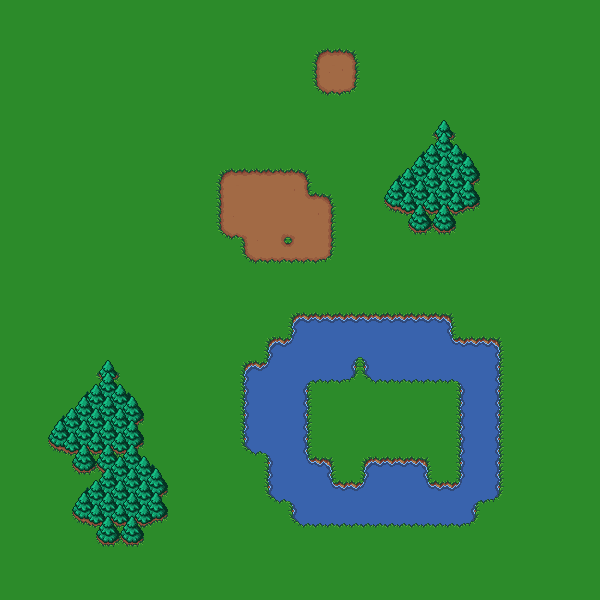

Below is a game level as drawn by its tile map, then a one-line description and the .tmx file that defines it, in full:
An orthogonal 25x25 tile map with 24x24 px tiles, 2 tile layers (Layer, New), 4 tilesets.

<map version="1.8" tiledversion="1.8.2" orientation="orthogonal" renderorder="right-down" width="25" height="25" tilewidth="24" tileheight="24" infinite="0" nextlayerid="9" nextobjectid="1">
 <tileset firstgid="1" source="bgd_dirt.tsx" />
 <tileset firstgid="49" source="bgd_water.tsx" />
 <tileset firstgid="97" source="bgd_trees.tsx" />
 <tileset firstgid="145" source="bgd_grass.tsx" />
 <layer id="6" name="Layer" width="25" height="25">
  <data encoding="csv">
145,145,145,145,145,145,145,145,145,145,145,145,145,145,145,145,145,145,145,145,145,145,145,145,145,
145,145,145,145,145,145,145,145,145,145,145,145,145,145,145,145,145,145,145,145,145,145,145,145,145,
145,145,145,145,145,145,145,145,145,145,145,145,145,35,37,145,145,145,145,145,145,145,145,145,145,
145,145,145,145,145,145,145,145,145,145,145,145,145,41,39,145,145,145,145,145,145,145,145,145,145,
145,145,145,145,145,145,145,145,145,145,145,145,145,145,145,145,145,145,145,145,145,145,145,145,145,
145,145,145,145,145,145,145,145,145,145,145,145,145,145,145,145,145,145,145,145,145,145,145,145,145,
145,145,145,145,145,145,145,145,145,145,145,145,145,145,145,145,145,145,145,145,145,145,145,145,145,
145,145,145,145,145,145,145,145,145,35,21,21,37,145,145,145,145,145,145,145,145,145,145,145,145,
145,145,145,145,145,145,145,145,145,17,48,48,3,37,145,145,145,145,145,145,145,145,145,145,145,
145,145,145,145,145,145,145,145,145,41,9,5,9,25,145,145,145,145,145,145,145,145,145,145,145,
145,145,145,145,145,145,145,145,145,145,41,31,30,39,145,145,145,145,145,145,145,145,145,145,145,
145,145,145,145,145,145,145,145,145,145,145,145,145,145,145,145,145,145,145,145,145,145,145,145,145,
145,145,145,145,145,145,145,145,145,145,145,145,145,145,145,145,145,145,145,145,145,145,145,145,145,
145,145,145,145,145,145,145,145,145,145,145,145,83,69,69,69,69,69,85,145,145,145,145,145,145,
145,145,145,145,145,145,145,145,145,145,145,83,50,96,53,57,96,96,51,69,85,145,145,145,145,
145,145,145,145,145,145,145,145,145,145,83,50,53,77,87,89,77,77,77,57,73,145,145,145,145,
145,145,145,145,145,145,145,145,145,145,65,96,73,145,145,145,145,145,145,65,73,145,145,145,145,
145,145,145,145,145,145,145,145,145,145,65,96,73,145,145,145,145,145,145,65,73,145,145,145,145,
145,145,145,145,145,145,145,145,145,145,89,57,73,145,145,145,145,145,145,65,73,145,145,145,145,
145,145,145,145,145,145,145,145,145,145,145,65,51,85,145,83,69,85,145,65,73,145,145,145,145,
145,145,145,145,145,145,145,145,145,145,145,89,57,51,69,50,96,51,69,54,87,145,145,145,145,
145,145,145,145,145,145,145,145,145,145,145,145,89,77,77,77,77,77,77,87,145,145,145,145,145,
145,145,145,145,145,145,145,145,145,145,145,145,145,145,145,145,145,145,145,145,145,145,145,145,145,
145,145,145,145,145,145,145,145,145,145,145,145,145,145,145,145,145,145,145,145,145,145,145,145,145,
145,145,145,145,145,145,145,145,145,145,145,145,145,145,145,145,145,145,145,145,145,145,145,145,145
</data>
 </layer>
 <layer id="8" name="New" width="25" height="25">
  <data encoding="csv">
0,0,0,0,0,0,0,0,0,0,0,0,0,0,0,0,0,0,0,0,0,0,0,0,0,
0,0,0,0,0,0,0,0,0,0,0,0,0,0,0,0,0,0,0,0,0,0,0,0,0,
0,0,0,0,0,0,0,0,0,0,0,0,0,0,0,0,0,0,0,0,0,0,0,0,0,
0,0,0,0,0,0,0,0,0,0,0,0,0,0,0,0,0,0,0,0,0,0,0,0,0,
0,0,0,0,0,0,0,0,0,0,0,0,0,0,0,0,0,0,0,0,0,0,0,0,0,
0,0,0,0,0,0,0,0,0,0,0,0,0,0,0,0,0,0,139,0,0,0,0,0,0,
0,0,0,0,0,0,0,0,0,0,0,0,0,0,0,0,0,131,100,133,0,0,0,0,0,
0,0,0,0,0,0,0,0,0,0,0,0,0,0,0,0,131,98,144,121,0,0,0,0,0,
0,0,0,0,0,145,0,0,0,0,0,0,0,0,0,0,137,109,109,135,0,0,0,0,0,
0,0,0,0,0,145,0,0,0,0,0,0,0,0,0,0,0,141,141,0,0,0,0,0,0,
0,0,0,0,0,145,0,0,0,0,0,0,0,0,0,0,0,0,0,0,0,0,0,0,0,
0,0,0,0,0,145,145,145,145,0,0,0,0,0,0,0,0,0,0,0,0,0,0,0,0,
0,0,0,0,0,0,145,145,145,0,0,0,0,0,0,0,0,0,0,0,0,0,0,0,0,
0,0,0,0,0,0,0,0,145,0,0,0,0,0,0,0,0,0,0,0,0,0,0,0,0,
0,0,0,0,0,0,0,0,0,0,0,0,0,0,0,0,0,0,0,0,0,0,0,0,0,
0,0,0,0,139,0,0,0,0,0,0,0,0,0,0,0,0,0,0,0,0,0,0,0,0,
0,0,0,131,100,133,0,0,0,0,0,0,0,0,0,0,0,0,0,0,0,0,0,0,0,
0,0,131,98,144,121,0,0,0,0,0,0,0,0,0,0,0,0,0,0,0,0,0,0,0,
0,0,137,109,109,122,0,0,0,0,0,0,0,0,0,0,0,0,0,0,0,0,0,0,0,
0,0,0,141,114,100,133,0,0,0,0,0,0,0,0,0,0,0,0,0,0,0,0,0,0,
0,0,0,131,98,144,121,0,0,0,0,0,0,0,0,0,0,0,0,0,0,0,0,0,0,
0,0,0,137,109,109,135,0,0,0,0,0,0,0,0,0,0,0,0,0,0,0,0,0,0,
0,0,0,0,141,141,0,0,0,0,0,0,0,0,0,0,0,0,0,0,0,0,0,0,0,
0,0,0,0,0,0,0,0,0,0,0,0,0,0,0,0,0,0,0,0,0,0,0,0,0,
0,0,0,0,0,0,0,0,0,0,0,0,0,0,0,0,0,0,0,0,0,0,0,0,0
</data>
 </layer>
</map>